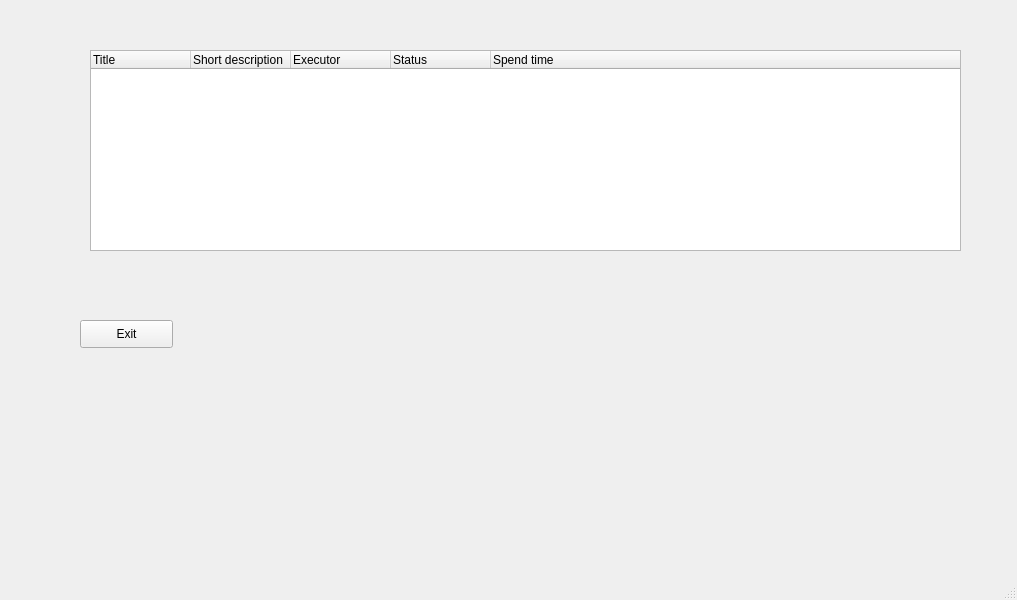
<?xml version="1.0" encoding="UTF-8"?>
<ui version="4.0">
 <class>MainWindow</class>
 <widget class="QMainWindow" name="MainWindow">
  <property name="geometry">
   <rect>
    <x>0</x>
    <y>0</y>
    <width>1017</width>
    <height>600</height>
   </rect>
  </property>
  <property name="minimumSize">
   <size>
    <width>700</width>
    <height>500</height>
   </size>
  </property>
  <property name="windowTitle">
   <string>MainWindow</string>
  </property>
  <widget class="QWidget" name="centralwidget">
   <widget class="QToolButton" name="toolButton">
    <property name="geometry">
     <rect>
      <x>1200</x>
      <y>10</y>
      <width>27</width>
      <height>21</height>
     </rect>
    </property>
    <property name="text">
     <string>...</string>
    </property>
   </widget>
   <widget class="QPushButton" name="exit_btn">
    <property name="geometry">
     <rect>
      <x>80</x>
      <y>320</y>
      <width>93</width>
      <height>28</height>
     </rect>
    </property>
    <property name="text">
     <string>Exit</string>
    </property>
   </widget>
   <widget class="QTreeWidget" name="treeWidget">
    <property name="geometry">
     <rect>
      <x>90</x>
      <y>50</y>
      <width>871</width>
      <height>201</height>
     </rect>
    </property>
    <property name="frameShadow">
     <enum>QFrame::Sunken</enum>
    </property>
    <property name="selectionBehavior">
     <enum>QAbstractItemView::SelectItems</enum>
    </property>
    <property name="textElideMode">
     <enum>Qt::ElideRight</enum>
    </property>
    <property name="horizontalScrollMode">
     <enum>QAbstractItemView::ScrollPerItem</enum>
    </property>
    <property name="wordWrap">
     <bool>true</bool>
    </property>
    <property name="headerHidden">
     <bool>false</bool>
    </property>
    <attribute name="headerMinimumSectionSize">
     <number>100</number>
    </attribute>
    <attribute name="headerHighlightSections">
     <bool>false</bool>
    </attribute>
    <column>
     <property name="text">
      <string>Title</string>
     </property>
    </column>
    <column>
     <property name="text">
      <string>Short description</string>
     </property>
     <property name="whatsThis">
      <string/>
     </property>
     <property name="foreground">
      <brush brushstyle="NoBrush">
       <color alpha="255">
        <red>0</red>
        <green>0</green>
        <blue>0</blue>
       </color>
      </brush>
     </property>
    </column>
    <column>
     <property name="text">
      <string>Executor</string>
     </property>
    </column>
    <column>
     <property name="text">
      <string>Status</string>
     </property>
    </column>
    <column>
     <property name="text">
      <string>Spend time</string>
     </property>
    </column>
   </widget>
  </widget>
  <widget class="QMenuBar" name="menubar">
   <property name="geometry">
    <rect>
     <x>0</x>
     <y>0</y>
     <width>1017</width>
     <height>26</height>
    </rect>
   </property>
  </widget>
  <widget class="QStatusBar" name="statusbar"/>
 </widget>
 <resources/>
 <connections/>
</ui>
